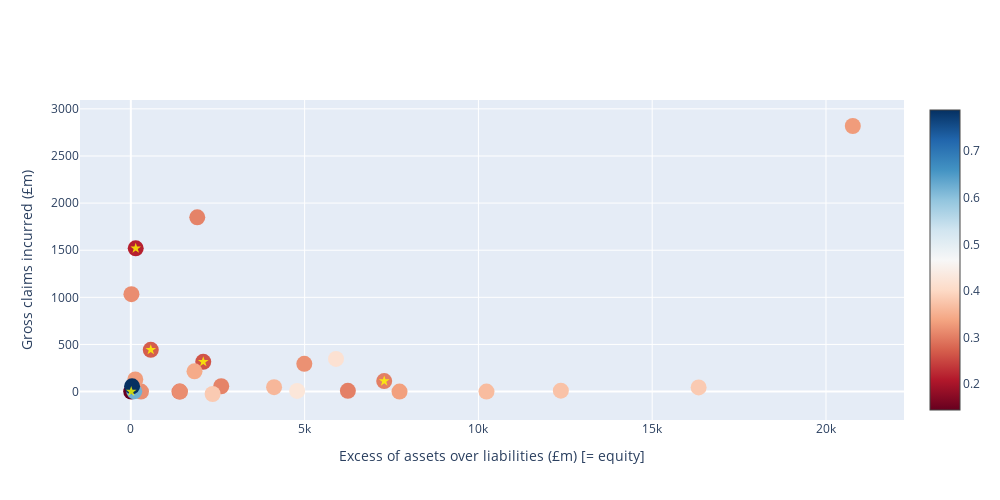

Here is the notebook cell this chart was saved with:
### Markdown cell above
#### Owner's Equity vs. Gross Claims Incurred

### Code cell
fig = go.Figure()

x = 'Excess of assets over liabilities (£m) [= equity]'
y = 'Gross claims incurred (£m)'

fig.add_trace(
    go.Scatter(
        x=largest_firms_20[x],
        y=largest_firms_20[y],
        mode='markers',
        marker=dict(size=16, color=largest_firms_20['composite_score'], colorscale='RdBu', showscale=True),
        showlegend=False,
        hovertext=largest_firms_20.index
    )
)

fig.add_trace(
    go.Scatter(
        x=largest_firms_20[x][:5],
        y=largest_firms_20[y][:5],
        mode='markers',
        marker=dict(size=8, color='yellow', opacity=0.8, symbol='star'),
        showlegend=False,
        hovertext=largest_firms_20.index
    )
)

# format figure to make it look nice
fig.update_layout(
    xaxis_title=x,
    yaxis_title=y,
    width=1000,
    height=500
)
fig.show()

### Figure 1 — Plotly figure (JSON) as saved in the notebook; plotly's stock layout.template omitted (floating-point values rounded to 4 significant figures)
{"data": [{"hovertext": ["Firm 51", "Firm 17", "Firm 38", "Firm 210", "Firm 10", "Firm 301", "Firm 311", "Firm 234", "Firm 107", "Firm 120", "Firm 25", "Firm 276", "Firm 6", "Firm 105", "Firm 317", "Firm 101", "Firm 199", "Firm 73", "Firm 7", "Firm 34", "Firm 151", "Firm 4", "Firm 26", "Firm 30", "Firm 247", "Firm 104"], "marker": {"color": [0.1448, 0.2161, 0.2628, 0.2708, 0.3019, 0.3028, 0.3034, 0.3057, 0.3065, 0.3155, 0.3155, 0.3169, 0.3192, 0.3291, 0.3302, 0.3335, 0.3445, 0.3597, 0.3652, 0.3719, 0.3821, 0.3824, 0.4165, 0.4262, 0.6216, 0.7879], "colorscale": [[0, "rgb(103,0,31)"], [0.1, "rgb(178,24,43)"], [0.2, "rgb(214,96,77)"], [0.3, "rgb(244,165,130)"], [0.4, "rgb(253,219,199)"], [0.5, "rgb(247,247,247)"], [0.6, "rgb(209,229,240)"], [0.7, "rgb(146,197,222)"], [0.8, "rgb(67,147,195)"], [0.9, "rgb(33,102,172)"], [1, "rgb(5,48,97)"]], "showscale": true, "size": 16}, "mode": "markers", "showlegend": false, "type": "scatter", "x": [9.937, 140.0, 2083.0, 573.3, 7289.0, 1399.0, 6244.0, 1911.0, 2600.0, 1414.0, 16.57, 291.4, 4991.0, 20770.0, 127.6, 7730.0, 1831.0, 4121.0, 10230.0, 12370.0, 2352.0, 16340.0, 5903.0, 4784.0, 97.55, 35.18], "y": [0.413, 1520.0, 315.9, 443.2, 111.1, 0, 7.985, 1849.0, 56.86, 0.01447, 1034.0, 0, 294.5, 2818.0, 128.4, 0, 215.2, 47.05, 0, 9.185, -25.73, 43.85, 346.2, 6.601, 2.884, 55.63]}, {"hovertext": ["Firm 51", "Firm 17", "Firm 38", "Firm 210", "Firm 10", "Firm 301", "Firm 311", "Firm 234", "Firm 107", "Firm 120", "Firm 25", "Firm 276", "Firm 6", "Firm 105", "Firm 317", "Firm 101", "Firm 199", "Firm 73", "Firm 7", "Firm 34", "Firm 151", "Firm 4", "Firm 26", "Firm 30", "Firm 247", "Firm 104"], "marker": {"color": "yellow", "opacity": 0.8, "size": 8, "symbol": "star"}, "mode": "markers", "showlegend": false, "type": "scatter", "x": [9.937, 140.0, 2083.0, 573.3, 7289.0], "y": [0.413, 1520.0, 315.9, 443.2, 111.1]}], "layout": {"height": 500, "width": 1000, "xaxis": {"title": {"text": "Excess of assets over liabilities (£m) [= equity]"}}, "yaxis": {"title": {"text": "Gross claims incurred (£m)"}}}}
